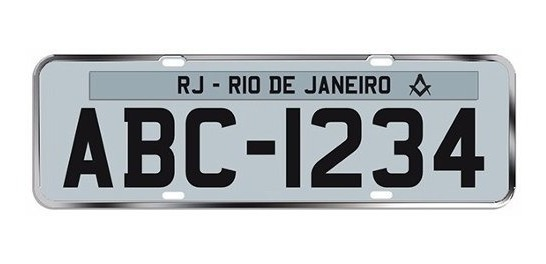
#> input picture imagem/placa.jpg, 546 x 264 px, found by its file name
$ python reconhecimento_de_caracteres.py
#> lines starting #> are read from the running program, lines starting #| are printed output that depends on the picture; after the words box and inside, x2 and y2 are one past the last pixel; in counts of white or black regions, pixels touching at a corner belong together
# Importando bibliotecas
import cv2
import pytesseract
from PIL import image
import string
import re

img2 = cv2.imread('imagem/placa.jpg')
#> img2 is the input picture: shape (264, 546, 3); mean B, G, R 201, 198.4, 195
img = cv2.cvtColor(img2, cv2.COLOR_BGR2GRAY)

(T, Thresh1) = cv2.threshold(img, 40, 50, cv2.THRESH_TRUNC)
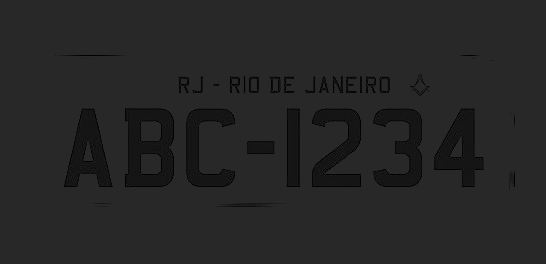
#> Thresh1: shape (264, 546); min 0, max 40, mean 37.6
(T, Thresh3) = cv2.threshold(Thresh1, 26, 44, cv2.THRESH_BINARY)
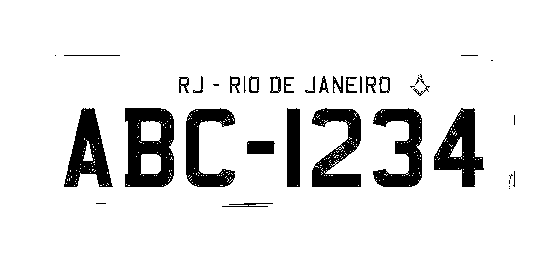
#> Thresh3: shape (264, 546); values 0 (black) and 44 (white), 89.4% white; 39 black regions (15 under 20 px), largest, box (x1, y1, x2, y2) and area: (125, 108, 174, 187) 2753, (312, 108, 361, 187) 2016, (373, 108, 422, 187) 1999
(T, Thresh2) = cv2.threshold(Thresh3, 0, 255, cv2.ADAPTIVE_THRESH_GAUSSIAN_C)
(T, Thresh4) = cv2.threshold(Thresh2, 20, 255, cv2.CALIB_CB_ADAPTIVE_THRESH)

pronta = cv2.resize(Thresh4, (300, 200))
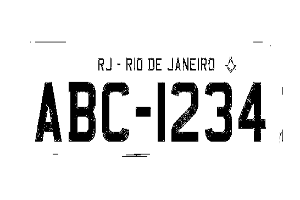
#> pronta: shape (200, 300); min 0, max 255, mean 228.1
pronta1 = cv2.GaussianBlur(pronta, (9, 9), 1000)
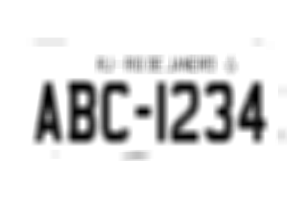
#> pronta1: shape (200, 300); min 0, max 255, mean 228.1

cv2.imwrite('placa.jpg', pronta1)
#> (the run stopped early here; a loop or call above may not have finished)
